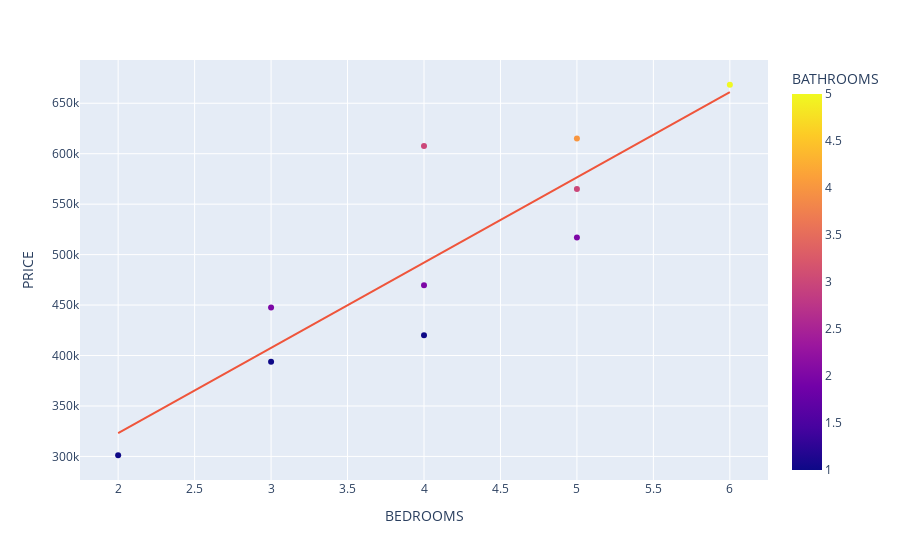

The code cell stored with this chart in its notebook:
### Markdown cell above
The `px.scatter` function, plots each data point in the dataframe as a marker point, whose location is given by the x and y columns. In the following example, we plot the `BEDROOMS` column against the `PRICE` column. The number of bathrooms is produced with different colors.   
   
Plotly Express also allows you to add Ordinary Least Squares regression trendline to scatterplots with the `trendline` argument.

### Code cell
fig = px.scatter(bentley_house_prices_groupby, x="BEDROOMS", y="PRICE", color="BATHROOMS", trendline="ols")
fig.show()

### Figure 1 — Plotly figure (JSON) as saved in the notebook; plotly's stock layout.template omitted (floating-point values rounded to 4 significant figures)
{"data": [{"hovertemplate": "BEDROOMS=%{x}<br>PRICE=%{y}<br>BATHROOMS=%{marker.color}<extra></extra>", "legendgroup": "", "marker": {"color": [1, 1, 2, 1, 2, 3, 2, 3, 4, 5], "coloraxis": "coloraxis", "symbol": "circle"}, "mode": "markers", "name": "", "orientation": "v", "showlegend": false, "type": "scatter", "x": [2, 3, 3, 4, 4, 4, 5, 5, 5, 6], "xaxis": "x", "y": [301200.0, 393900.0, 447500.0, 420000, 469700.0, 607600, 516900.0, 565000, 615000, 668300.0], "yaxis": "y"}, {"hovertemplate": "<b>OLS trendline</b><br>PRICE = 84446.4 * BEDROOMS + 154281<br>R<sup>2</sup>=0.776211<br><br>BEDROOMS=%{x}<br>PRICE=%{y} <b>(trend)</b><extra></extra>", "legendgroup": "", "marker": {"symbol": "circle"}, "mode": "lines", "name": "", "showlegend": false, "type": "scatter", "x": [2, 3, 3, 4, 4, 4, 5, 5, 5, 6], "xaxis": "x", "y": [323200.0, 407600.0, 407600.0, 492100.0, 492100.0, 492100.0, 576500.0, 576500.0, 576500.0, 661000.0], "yaxis": "y"}], "layout": {"autosize": true, "coloraxis": {"colorbar": {"title": {"text": "BATHROOMS"}}, "colorscale": [[0, "#0d0887"], [0.1111, "#46039f"], [0.2222, "#7201a8"], [0.3333, "#9c179e"], [0.4444, "#bd3786"], [0.5556, "#d8576b"], [0.6667, "#ed7953"], [0.7778, "#fb9f3a"], [0.8889, "#fdca26"], [1, "#f0f921"]]}, "legend": {"tracegroupgap": 0}, "margin": {"t": 60}, "xaxis": {"anchor": "y", "autorange": true, "domain": [0, 1], "range": [1.758, 6.242], "title": {"text": "BEDROOMS"}, "type": "linear"}, "yaxis": {"anchor": "x", "autorange": true, "domain": [0, 1], "range": [272700.0, 696800.0], "title": {"text": "PRICE"}, "type": "linear"}}}
